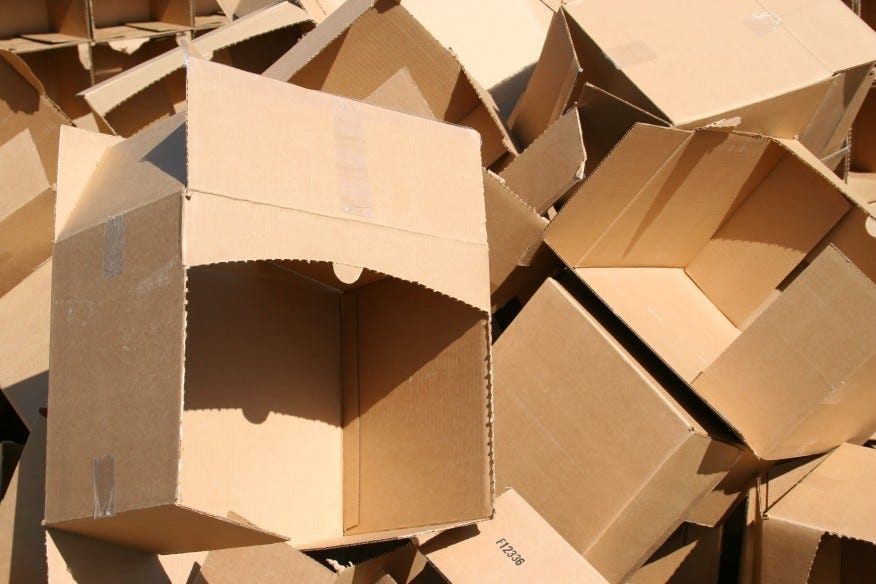
#> input picture sample-cardboard.jpg, 876 x 584 px
$ python -i feature_engineer.py   (imports and definitions only)   (older library calls are emulated)
#> lines starting #> are read from the running program, lines starting #| are printed output that depends on the picture; after the words box and inside, x2 and y2 are one past the last pixel; in counts of white or black regions, pixels touching at a corner belong together
import numpy as np
import cv2
from skimage.feature import hog, local_binary_pattern
from src.utils import IMAGE_SIZE


class FeatureEngineer:
    def __init__(self, image_size=None):
        self.image_size = image_size or IMAGE_SIZE
        self.feature_names_ = None

    def extract_hog_features(self, image):
        gray = cv2.cvtColor(image, cv2.COLOR_RGB2GRAY)
        features = hog(gray, orientations=9, pixels_per_cell=(16, 16),
                       cells_per_block=(2, 2), feature_vector=True)
        return features

    def extract_color_histogram(self, image, bins=32):
        features = []
        for c in range(3):
            hist = cv2.calcHist([image], [c], None, [bins], [0, 256])
            hist = hist.flatten() / hist.sum()
            features.extend(hist)

        hsv = cv2.cvtColor(image, cv2.COLOR_RGB2HSV)
        for c in range(3):
            hist = cv2.calcHist([hsv], [c], None, [bins], [0, 256])
            hist = hist.flatten() / hist.sum()
            features.extend(hist)

        return np.array(features)

    def extract_edge_features(self, image):
        gray = cv2.cvtColor(image, cv2.COLOR_RGB2GRAY)
        edges = cv2.Canny(gray, 100, 200)
        edge_density = np.sum(edges > 0) / edges.size

        sobelx = cv2.Sobel(gray, cv2.CV_64F, 1, 0, ksize=3)
        sobely = cv2.Sobel(gray, cv2.CV_64F, 0, 1, ksize=3)
        magnitude = np.sqrt(sobelx ** 2 + sobely ** 2)

        return np.array([
            edge_density,
            np.mean(magnitude),
            np.std(magnitude),
            np.max(magnitude)
        ])

    def extract_lbp_features(self, image, radius=3, n_points=24, bins=26):
        gray = cv2.cvtColor(image, cv2.COLOR_RGB2GRAY)
        lbp = local_binary_pattern(gray, n_points, radius, method='uniform')
        hist, _ = np.histogram(lbp, bins=bins, range=(0, bins), density=True)
        return hist

    def extract_color_moments(self, image):
        features = []
        for c in range(3):
            channel = image[:, :, c].astype(float)
            features.extend([
                np.mean(channel),
                np.std(channel),
                np.cbrt(np.mean((channel - np.mean(channel)) ** 3)) if np.std(channel) > 0 else 0
            ])

        hsv = cv2.cvtColor(image, cv2.COLOR_RGB2HSV)
        for c in range(3):
            channel = hsv[:, :, c].astype(float)
            features.extend([
                np.mean(channel),
                np.std(channel)
            ])

        return np.array(features)

    def extract_features(self, image):
        hog_feat = self.extract_hog_features(image)
        color_hist = self.extract_color_histogram(image)
        edge_feat = self.extract_edge_features(image)
        lbp_feat = self.extract_lbp_features(image)
        color_moments = self.extract_color_moments(image)

        return np.concatenate([hog_feat, color_hist, edge_feat, lbp_feat, color_moments])

    # [53 lines left out: functions transform_dataset, _build_feature_names, get_feature_names, not called in this run]

>>> import cv2
>>> picture = cv2.cvtColor(cv2.imread('../sample-cardboard.jpg'), cv2.COLOR_BGR2RGB)
>>> result = FeatureEngineer().extract_features(picture)
#> in extract_hog_features, `gray = cv2.cvtColor(image, cv2.COLOR_RGB2GRAY)`:
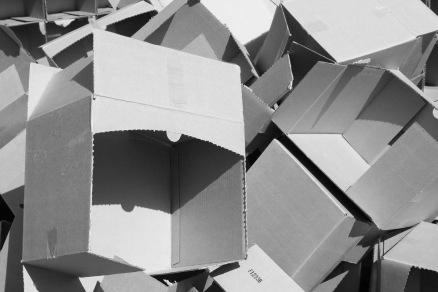
#> gray: shape (584, 876) (shown at 1/2 size); min 0, max 252, mean 141.9
#> after the loop in extract_color_histogram, `for c in range(3):`: features = 96 values, max 0.209 at index 31, min 0 at index 94, mean 0.0312
#> after the loop in extract_color_histogram, `for c in range(3):`: features = 192 values, max 0.832 at index 97, min 0 at index 94, mean 0.0312
#> in extract_features, `color_hist = self.extract_color_histogram(image)`: color_hist has the same summary as features in extract_color_histogram
#> in extract_edge_features, `edges = cv2.Canny(gray, 100, 200)`:
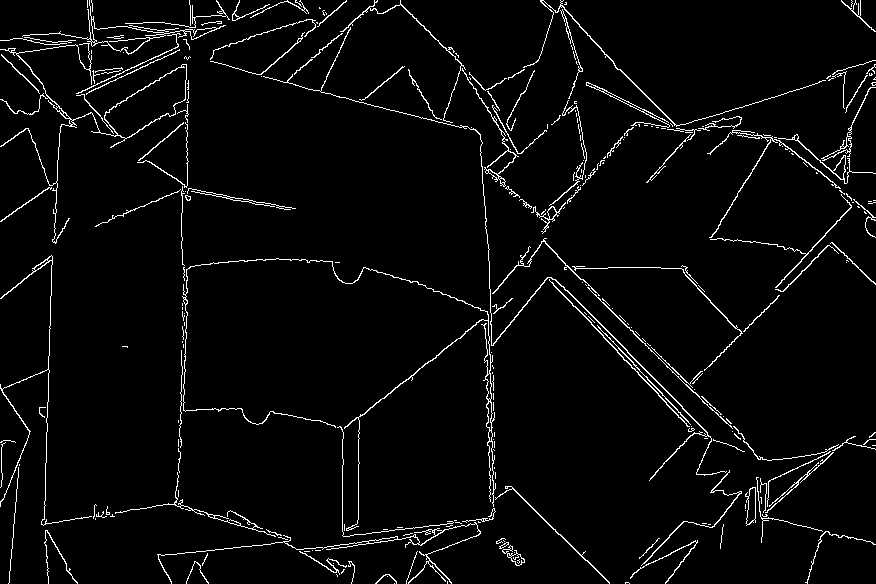
#> edges: shape (584, 876); 3.7% white in thin lines or dots
#> in extract_edge_features, `edge_density = np.sum(edges > 0) / edges.size`: edge_density = 0.0365
#> in extract_edge_features, `sobely = cv2.Sobel(gray, cv2.CV_64F, 0, 1, ksize=3)`:
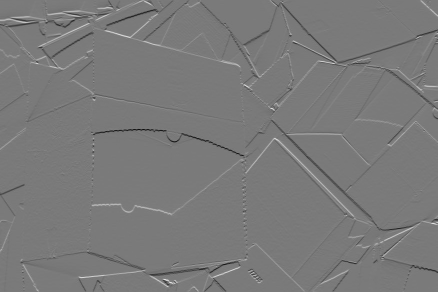
#> sobely: shape (584, 876) float64 (shown at 1/2 size); min -743, max 806, mean -0.6; drawn with min black and max white
#> in extract_edge_features, `magnitude = np.sqrt(sobelx ** 2 + sobely ** 2)`:
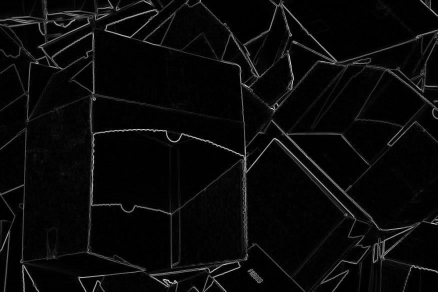
#> magnitude: shape (584, 876) float64 (shown at 1/2 size); min 0, max 842.2, mean 32.9; drawn with min black and max white
#> in extract_features, `edge_feat = self.extract_edge_features(image)`: edge_feat = [0.0365, 32.9, 76.56, 842.2]
#> in extract_lbp_features, `lbp = local_binary_pattern(gray, n_points, radius, method='uniform')`:
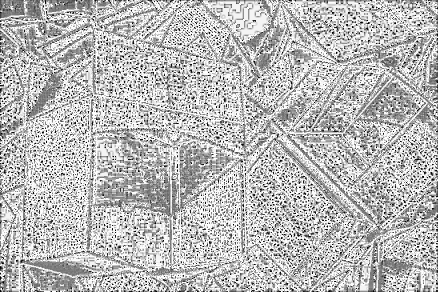
#> lbp: shape (584, 876) float64 (shown at 1/2 size); min 0, max 25, mean 18.2; drawn with min black and max white
#> in extract_lbp_features, `hist, _ = np.histogram(lbp, bins=bins, range=(0, bins), density=True)`: hist = 26 values, max 0.398 at index 25, min 0.00854 at index 6, mean 0.0385
#> in extract_features, `lbp_feat = self.extract_lbp_features(image)`: lbp_feat has the same summary as hist in extract_lbp_features
#> the loop in extract_color_moments, `for c in range(3):` made 3 passes
#> pass 3, in extract_color_moments, `channel = image[:, :, c].astype(float)`:
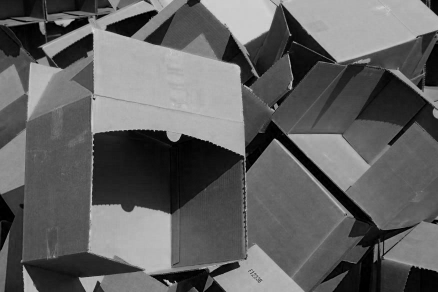
#> channel: shape (584, 876) float64 (shown at 1/2 size); min 0, max 234, mean 97.2
#> after the loop in extract_color_moments, `for c in range(3):`: features = [174, 66.61, -54.09, 134.2, 63.47, -38.99, 97.17, 58.61, 26.5]
#> the loop in extract_color_moments, `for c in range(3):` made 3 passes
#> pass 2, in extract_color_moments, `channel = hsv[:, :, c].astype(float)`:
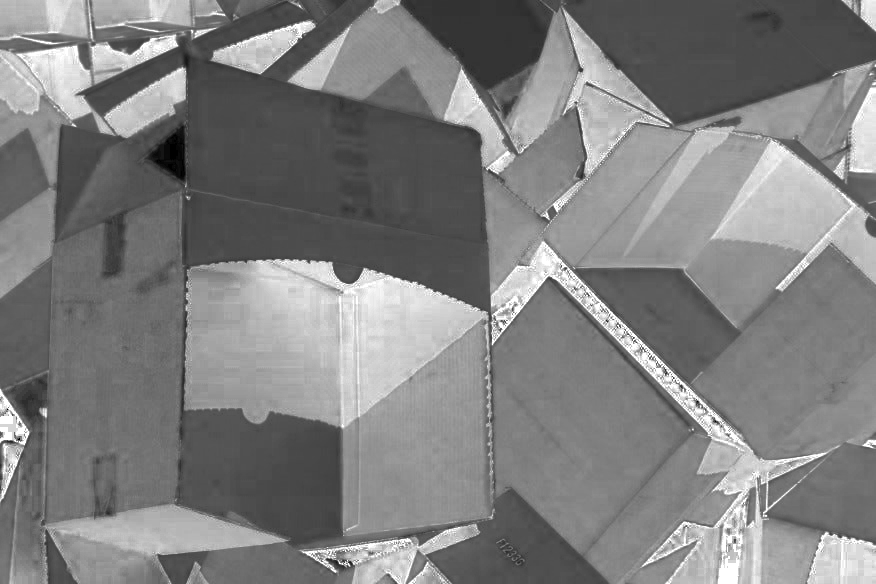
#> channel: shape (584, 876) float64; min 0, max 255, mean 127.6
#> after the loop in extract_color_moments, `for c in range(3):`: features = [174, 66.61, -54.09, 134.2, 63.47, -38.99, 97.17, 58.61, 26.5, 14.55, 4.36, 127.6, 47.78, 174, 66.59]
#> in extract_features, `color_moments = self.extract_color_moments(image)`: color_moments has the same summary as features in extract_color_moments

$ run again, on sample-glass.jpg
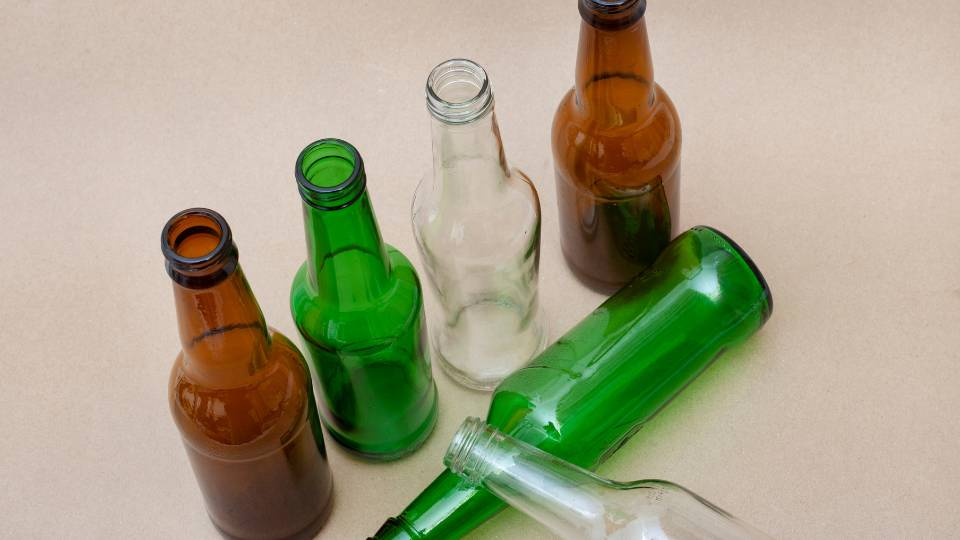
#> input picture sample-glass.jpg, 960 x 540 px
#> after the loop in extract_color_histogram, `for c in range(3):`: features = 96 values, max 0.273 at index 26, min 1.74e-05 at index 31, mean 0.0312
#> hsv: shape (540, 960, 3); mean H, S, V 21.9, 80.6, 178.3
#> after the loop in extract_color_histogram, `for c in range(3):`: features = 192 values, max 0.696 at index 97, min 0 at index 119, mean 0.0313
#> color_hist = 192 values, max 0.696 at index 97, min 0 at index 119, mean 0.0312
#> in extract_edge_features, `edges = cv2.Canny(gray, 100, 200)`:
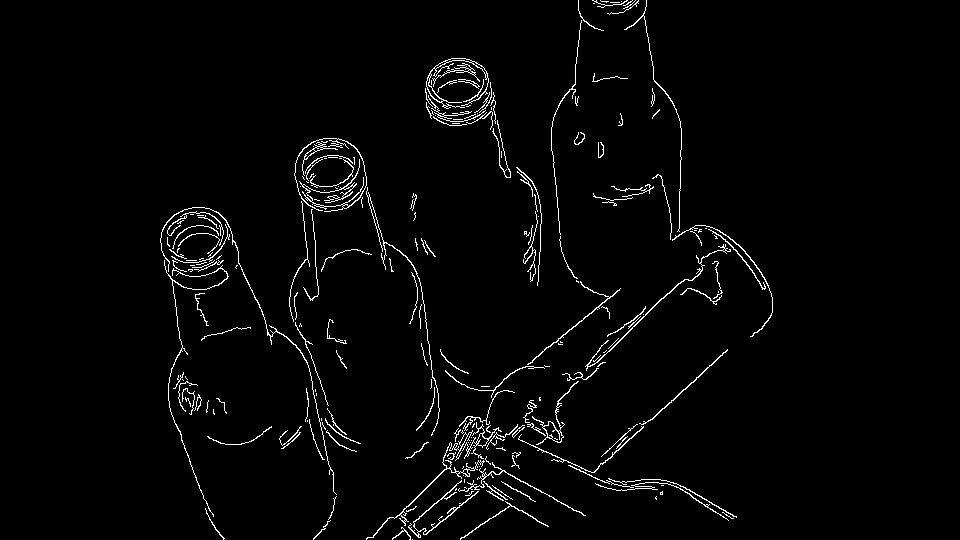
#> edges: shape (540, 960); 2.4% white in thin lines or dots, all inside (x1, y1, x2, y2) = (160, 0, 773, 540)
#> edge_density = 0.0242
#> edge_feat = [0.0242, 25.03, 46.33, 770.7]
#> hist = 26 values, max 0.418 at index 25, min 0.00968 at index 6, mean 0.0385
#> lbp_feat has the same summary as hist in extract_lbp_features
#> after the loop in extract_color_moments, `for c in range(3):`: features = [166.2, 67.95, -74.55, 162.1, 51.27, -57.15, 135.3, 69.41, -70.2]
#> the loop in extract_color_moments, `for c in range(3):` made 3 passes
#> pass 3, in extract_color_moments, `channel = hsv[:, :, c].astype(float)`:
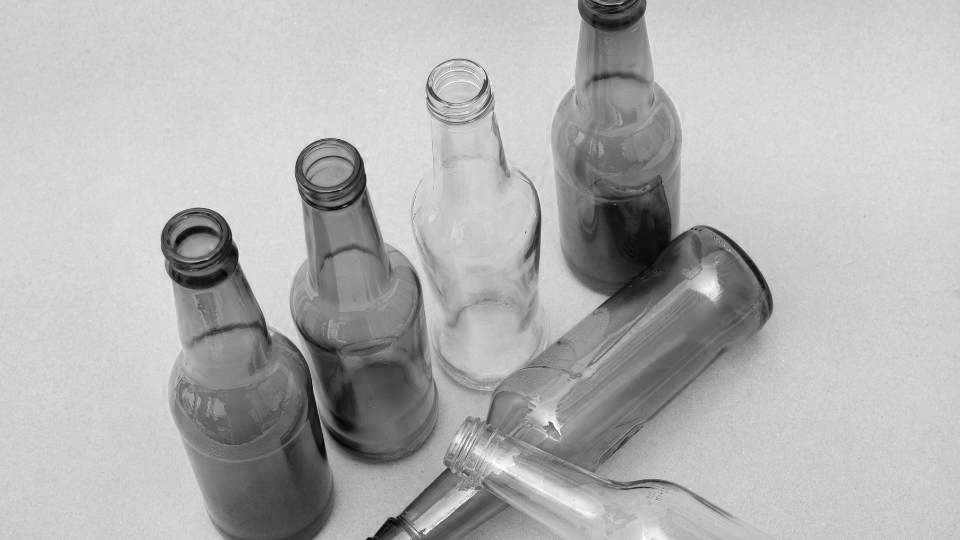
#> channel: shape (540, 960) float64; min 3, max 255, mean 178.3
#> after the loop in extract_color_moments, `for c in range(3):`: features = [166.2, 67.95, -74.55, 162.1, 51.27, -57.15, 135.3, 69.41, -70.2, 21.9, 18.77, 80.59, 78.09, 178.3, 48.49]
#> color_moments has the same summary as features in extract_color_moments
